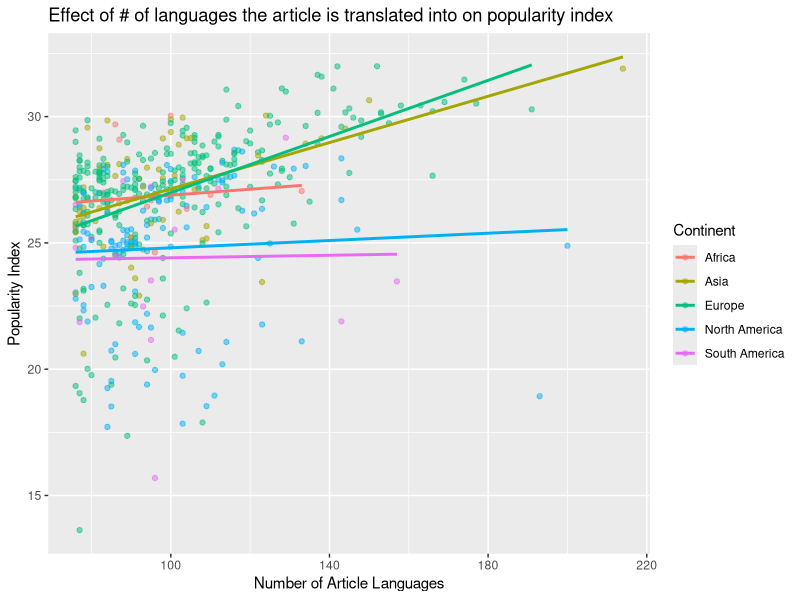
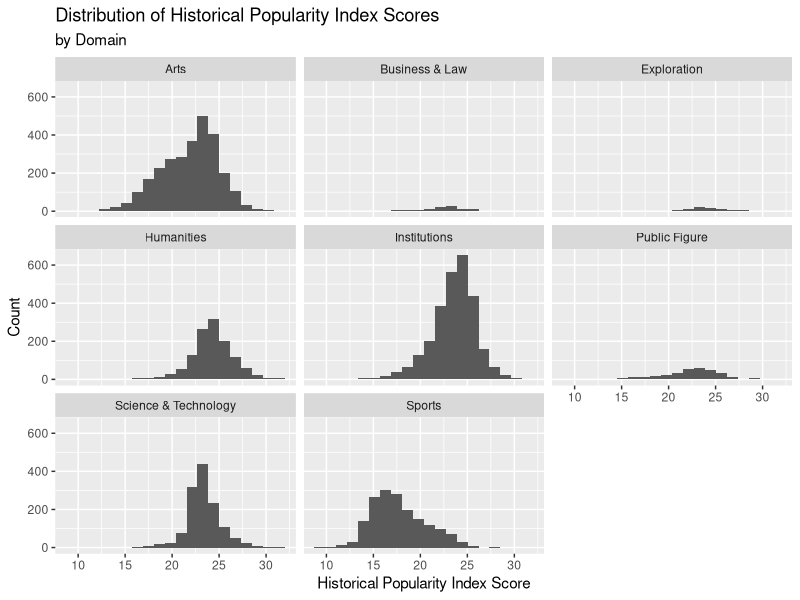
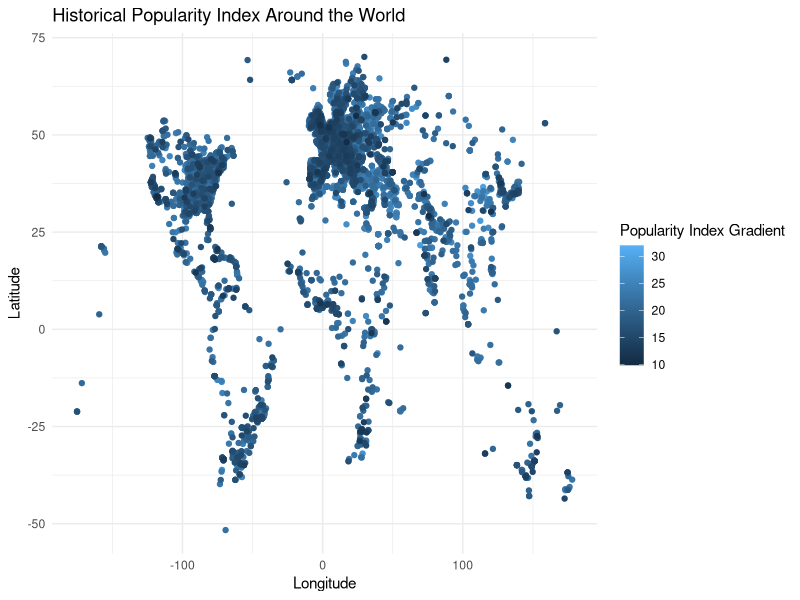

R code for these plots, in order:
## ---- chunk 1
knitr::opts_chunk$set(echo = FALSE)
## ---- chunk 2
library(tidyverse)
library(broom)
## ---- chunk 3
panth <- read_csv("data/cdatabase.csv",
                  na = c("Unknown", "1237?", "530s"))
## ---- chunk 4
panth_mod <- na.omit(panth)

panth_mod %>%
  ncol()

panth_mod %>%
  nrow()

panth_mod <- panth_mod %>%
  mutate(
    rank = 1:nrow(panth_mod)
  )

panth_mod %>%
  select(rank, full_name, birth_year, historical_popularity_index) %>%
  head(10)
## ---- chunk 5
panth_mod %>%
  count(domain) %>%
  arrange(desc(n))

panth_mod %>%
  count(continent) %>%
  arrange(desc(n))
## ---- chunk 6
domain_m <- lm(historical_popularity_index ~ domain, data = panth_mod)
tidy(domain_m) %>%
  select(term, estimate)
## ---- chunk 7
glance(domain_m)$r.squared
## ---- chunk 8
panth_mod %>%
  count(sex) %>%
  mutate(prop = n/sum(n))
## ---- chunk 9
m_pop_sex <- lm(historical_popularity_index ~ sex , data = panth_mod)
tidy(m_pop_sex) %>%
  select(term, estimate)
## ---- chunk 10
glance(m_pop_sex)$r.squared
## ---- chunk 11
panth_mod%>%
  filter(birth_year > 1920)%>%
  count(sex)%>%
  mutate(prop = n/sum(n))
## ---- chunk 12
m_pop_sex2 <- lm(historical_popularity_index ~ sex , data = panth_mod %>%
                   filter(birth_year > 1920))
tidy(m_pop_sex2) %>%
  select(term, estimate)
## ---- chunk 13
glance(m_pop_sex2)$r.squared
## ---- chunk 14
artlang_m <- lm(historical_popularity_index ~ article_languages, data = panth_mod)
tidy(artlang_m) %>%
  select(term, estimate)
## ---- chunk 15
glance(artlang_m)$r.squared
## ---- chunk 16
panth_mod %>%
  filter(article_languages > 75 & continent != "Oceania")%>%
  ggplot(mapping = aes(y = historical_popularity_index, x = article_languages,
                       color = factor(continent))) + geom_point(alpha = .5) + 
    geom_smooth(method = "lm", se = FALSE) +
    labs(x = "Number of Article Languages", y = "Popularity Index", 
    title =
      "Effect of # of languages the article is translated into on popularity index", 
    color = "Continent") 
## ---- chunk 17
panth_mod %>%
  filter(continent == "Asia")%>%
  select(full_name, historical_popularity_index, article_languages, country,occupation) %>%
  arrange(desc(article_languages))%>%
  head(3)
## ---- chunk 18
panth_mod %>%
  select(full_name, historical_popularity_index, article_languages, country) %>%
  filter(historical_popularity_index < 20, article_languages > 175)
## ---- chunk 19
m_full <- lm(historical_popularity_index ~ sex +
               domain +
               article_languages +
               continent +
               birth_year,
             data = panth_mod)
tidy(m_full) %>%
  select(term, estimate)
## ---- chunk 20
glance(m_full)$r.squared

glance(m_full)$adj.r.squared
## ---- chunk 21
selected_model <- step(m_full, direction = "backward")

tidy(selected_model) %>%
  select(term, estimate)

glance(selected_model)$AIC
glance(selected_model)$r.squared
glance(selected_model)$adj.r.squared
## ---- chunk 22
panth_mod %>%
  filter(continent == "Europe",
         birth_year < 0,
         sex == "Male",
         domain == "Humanities")%>%
    select(rank,full_name,historical_popularity_index, occupation)
## ---- chunk 23
haversine <- function(long1, lat1, long2, lat2, round = 3) {
  # convert to radians
  long1 = long1 * pi / 180
  lat1  = lat1  * pi / 180
  long2 = long2 * pi / 180
  lat2  = lat2  * pi / 180
  
  R = 6371 # Earth mean radius in km
  
  a = sin((lat2 - lat1)/2)^2 + cos(lat1) * cos(lat2) * sin((long2 - long1)/2)^2
  d = R * 2 * asin(sqrt(a))
  
  return( round(d,round) ) # distance in km
}
## ---- chunk 24
panth_mod2 <- panth_mod%>%
  filter(domain == "Arts", continent == "Europe")%>%
  mutate(long.arts = longitude, lat.arts = latitude, name.arts = full_name)%>%
  head(300)%>%
  select(long.arts, lat.arts, name.arts, continent)

panth_mod3 <- panth_mod%>%
  filter(domain == "Science & Technology", continent == "Europe")%>%
  mutate(long.sci = longitude, lat.sci = latitude, name.sci = full_name)%>%
  head(300)%>%
  select(long.sci, lat.sci, name.sci, continent)

art_sci <- full_join(panth_mod2, panth_mod3, by = "continent")

art_sci <- art_sci%>%
  mutate(distance = haversine(long.arts, lat.arts, long.sci, lat.sci, round=3))
## ---- chunk 25
art_sci %>%
  select(distance,name.arts,name.sci) %>%
  arrange(distance)
## ---- chunk 26
art_sci_mindist <- art_sci %>%
  group_by(name.arts) %>%
  mutate(closest = min(distance)) 
  
art_sci_mindist%>%
  filter(closest == distance)%>%
  select(name.arts, closest, name.sci)
## ---- chunk 27
panth_mod4 <- panth_mod%>%
  filter(domain == "Humanities", continent == "Europe")%>%
  mutate(long.hum = longitude, lat.hum = latitude, name.hum = full_name)%>%
  head(300)%>%
  select(long.hum, lat.hum, name.hum, continent)

panth_mod5 <- panth_mod%>%
  filter(domain == "Arts", continent == "Europe")%>%
  mutate(long.arts = longitude, lat.arts = latitude, name.arts = full_name)%>%
  head(300)%>%
  select(long.arts, lat.arts, name.arts, continent)

hum_art <- full_join(panth_mod4, panth_mod5, by = "continent")

hum_art <- hum_art %>%
  mutate(distance = haversine(long.arts, lat.arts, long.hum, lat.hum, round=3))
## ---- chunk 28
hum_art %>%
  select(distance, name.arts, name.hum) %>%
  arrange(distance)
## ---- chunk 29
hum_art_mindist <- hum_art %>%
  group_by(name.arts) %>%
  mutate(closest = min(distance)) 
  
hum_art_mindist %>%
  filter(closest == distance)%>%
  select(name.arts, closest, name.hum)
## ---- chunk 30
panth_mod %>%
  ggplot(mapping = aes(x = historical_popularity_index)) +
  geom_histogram(bins = 20) + 
  facet_wrap(~domain) +
  labs(title = "Distribution of Historical Popularity Index Scores", y = "Count", 
       x = "Historical Popularity Index Score", subtitle = "by Domain")

panth_mod %>%
  group_by(domain)%>%
  summarise(mean = mean(historical_popularity_index), 
            median = median(historical_popularity_index), 
            sd = sd(historical_popularity_index))
## ---- chunk 31
ggplot(panth_mod, mapping = aes(x = longitude, y = latitude, color = historical_popularity_index)) +
  geom_point() +
  theme_minimal() +
  labs(title = "Historical Popularity Index Around the World", x = "Longitude", 
       y = "Latitude", color = "Popularity Index Gradient")
